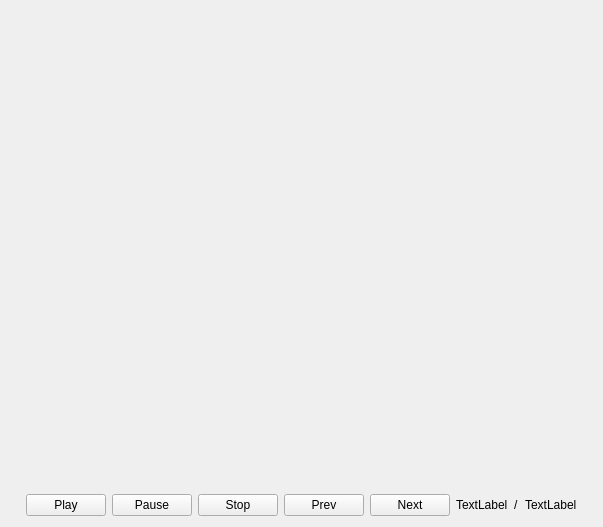
<?xml version="1.0" encoding="UTF-8"?>
<ui version="4.0">
 <class>Form</class>
 <widget class="QWidget" name="Form">
  <property name="geometry">
   <rect>
    <x>0</x>
    <y>0</y>
    <width>603</width>
    <height>527</height>
   </rect>
  </property>
  <property name="windowTitle">
   <string>Form</string>
  </property>
  <layout class="QVBoxLayout" name="verticalLayout">
   <item>
    <layout class="QVBoxLayout" name="vLayout">
     <item>
      <spacer name="verticalSpacer">
       <property name="orientation">
        <enum>Qt::Vertical</enum>
       </property>
       <property name="sizeHint" stdset="0">
        <size>
         <width>20</width>
         <height>40</height>
        </size>
       </property>
      </spacer>
     </item>
    </layout>
   </item>
   <item>
    <layout class="QHBoxLayout" name="horizontalLayout">
     <property name="sizeConstraint">
      <enum>QLayout::SetFixedSize</enum>
     </property>
     <item>
      <spacer name="horizontalSpacer">
       <property name="orientation">
        <enum>Qt::Horizontal</enum>
       </property>
       <property name="sizeHint" stdset="0">
        <size>
         <width>40</width>
         <height>20</height>
        </size>
       </property>
      </spacer>
     </item>
     <item>
      <widget class="QPushButton" name="playButton">
       <property name="text">
        <string>Play</string>
       </property>
      </widget>
     </item>
     <item>
      <widget class="QPushButton" name="pauseButton">
       <property name="text">
        <string>Pause</string>
       </property>
      </widget>
     </item>
     <item>
      <widget class="QPushButton" name="stopButton">
       <property name="text">
        <string>Stop</string>
       </property>
      </widget>
     </item>
     <item>
      <widget class="QPushButton" name="prevButton">
       <property name="text">
        <string>Prev</string>
       </property>
      </widget>
     </item>
     <item>
      <widget class="QPushButton" name="nextButton">
       <property name="text">
        <string>Next</string>
       </property>
      </widget>
     </item>
     <item>
      <widget class="QLabel" name="currPlaylist">
       <property name="text">
        <string>TextLabel</string>
       </property>
      </widget>
     </item>
     <item>
      <widget class="QLabel" name="label_3">
       <property name="text">
        <string>/</string>
       </property>
      </widget>
     </item>
     <item>
      <widget class="QLabel" name="totalPlaylist">
       <property name="text">
        <string>TextLabel</string>
       </property>
      </widget>
     </item>
     <item>
      <spacer name="horizontalSpacer_2">
       <property name="orientation">
        <enum>Qt::Horizontal</enum>
       </property>
       <property name="sizeHint" stdset="0">
        <size>
         <width>40</width>
         <height>20</height>
        </size>
       </property>
      </spacer>
     </item>
    </layout>
   </item>
  </layout>
 </widget>
 <resources/>
 <connections/>
</ui>
